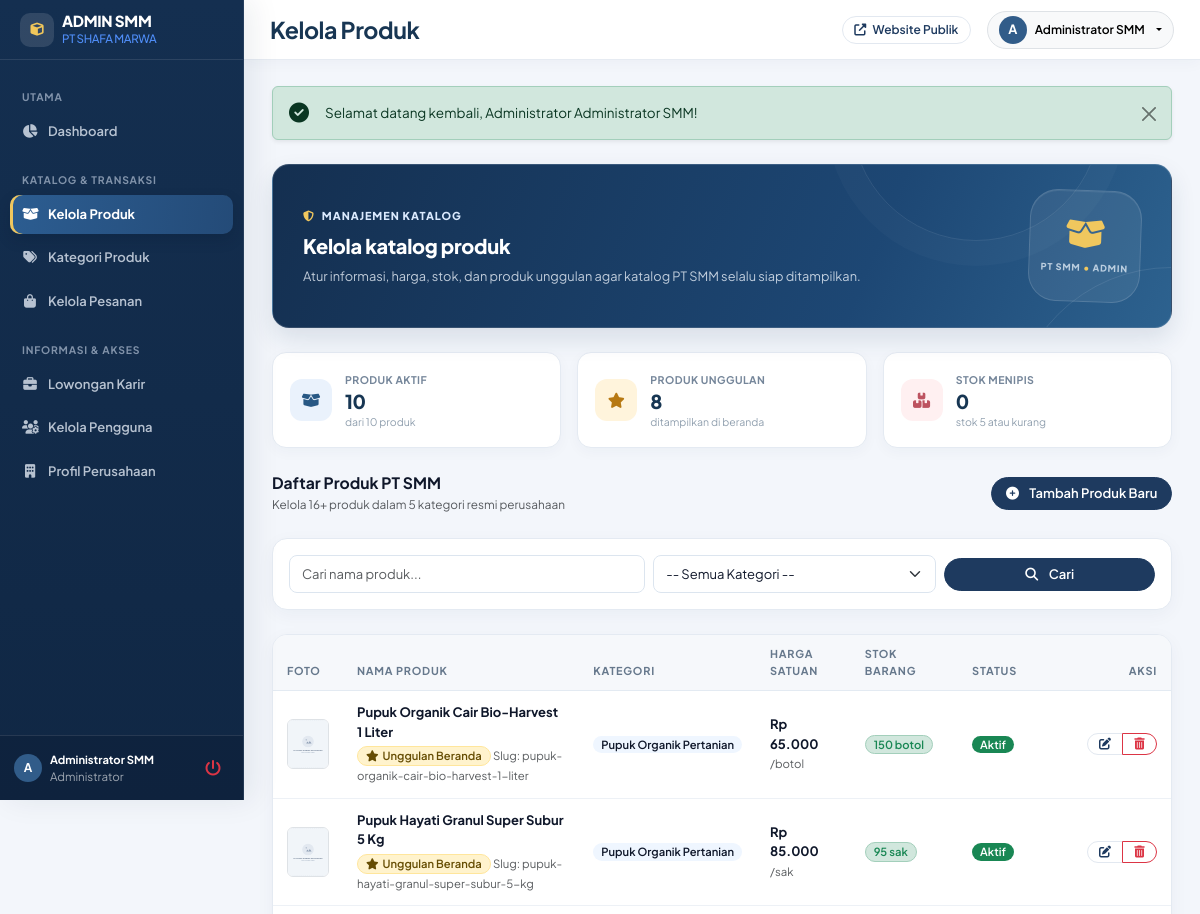
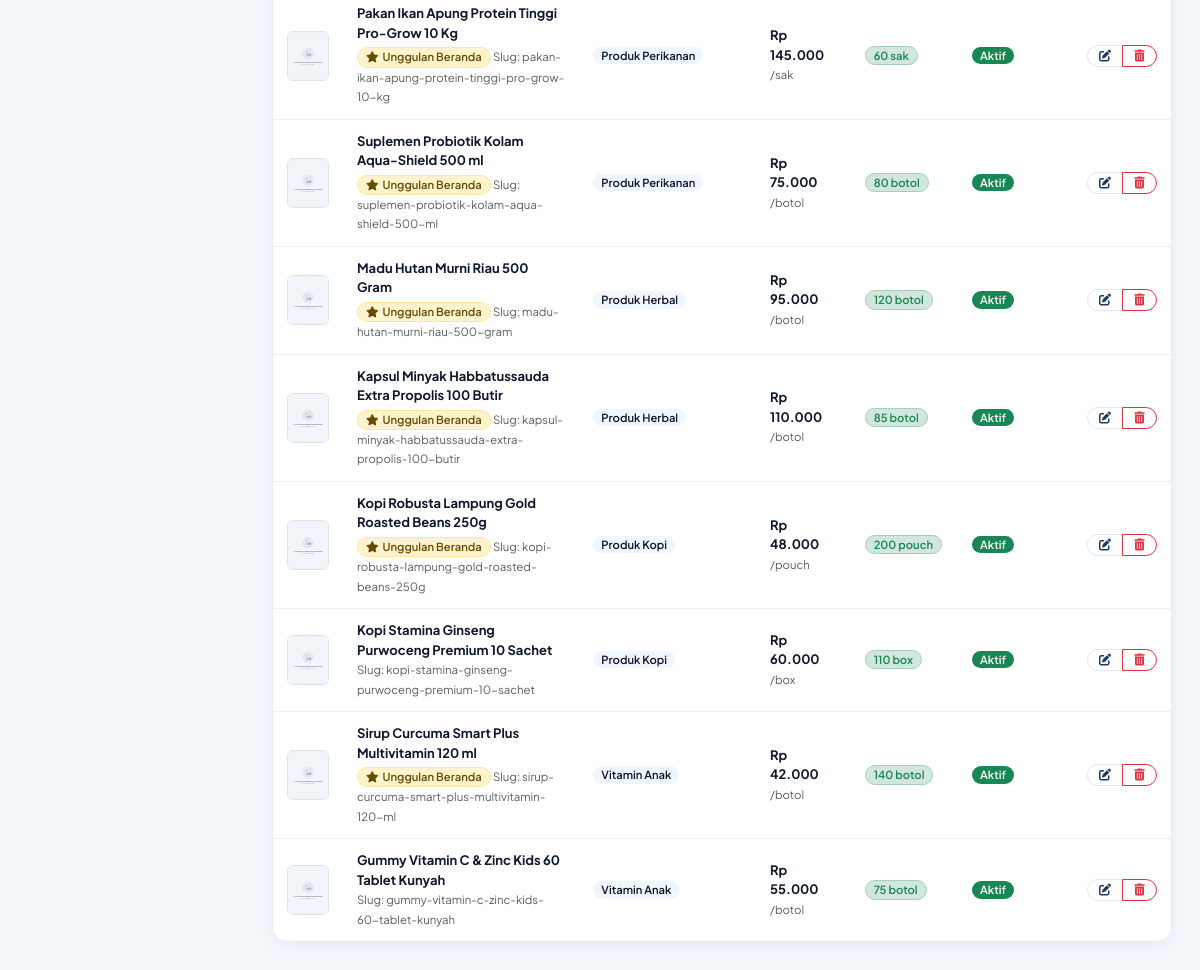
The page /frontend/admin/produk/index.php (signed in) on the database its author committed (2 pictures, top to bottom).
### tables this page shows
CREATE TABLE produk (
    id_produk BIGINT UNSIGNED AUTO_INCREMENT PRIMARY KEY,
    id_kategori INT UNSIGNED NOT NULL,
    nama_produk VARCHAR(150) NOT NULL,
    slug VARCHAR(180) NOT NULL UNIQUE,
    deskripsi TEXT DEFAULT NULL,
    harga DECIMAL(15,2) NOT NULL DEFAULT 0.00,
    stok INT UNSIGNED NOT NULL DEFAULT 0,
    satuan VARCHAR(30) DEFAULT 'pcs',
    gambar VARCHAR(255) DEFAULT NULL,
    status_produk ENUM('Aktif', 'Tidak Aktif') NOT NULL DEFAULT 'Aktif',
    tampil_di_beranda TINYINT(1) NOT NULL DEFAULT 0,
    dibuat_pada TIMESTAMP NOT NULL DEFAULT CURRENT_TIMESTAMP,
    diperbarui_pada TIMESTAMP NOT NULL DEFAULT CURRENT_TIMESTAMP
        ON UPDATE CURRENT_TIMESTAMP,
    CONSTRAINT fk_produk_kategori
        FOREIGN KEY (id_kategori) REFERENCES kategori(id_kategori)
        ON UPDATE CASCADE ON DELETE RESTRICT,
    INDEX idx_produk_kategori (id_kategori),
    INDEX idx_produk_status (status_produk)
);

CREATE TABLE kategori (
    id_kategori INT UNSIGNED AUTO_INCREMENT PRIMARY KEY,
    nama_kategori VARCHAR(100) NOT NULL UNIQUE,
    deskripsi TEXT DEFAULT NULL,
    dibuat_pada TIMESTAMP NOT NULL DEFAULT CURRENT_TIMESTAMP
);

### backend/helpers/helper.php (called while the page is built, shortened)
<?php
if (!function_exists('base_url')) {
    function base_url($path = '')
    {
        $base = defined('BASE_URL') ? BASE_URL : '/pt-smm/';
        return rtrim($base, '/') . '/' . ltrim($path, '/');
    }
}
if (!function_exists('asset_url')) {
    function asset_url($path = '')
    {
        return base_url('assets/' . ltrim($path, '/'));
    }
}
if (!function_exists('upload_url')) {
    function upload_url($folder, $filename)
    {
        $relPath = 'assets/uploads/' . trim($folder, '/') . '/' . basename($filename);
        $fullPath = __DIR__ . '/../../' . $relPath;
        return asset_url('images/no-image.svg');
    }
}
if (!function_exists('e')) {
    function e($str)
    {
        return htmlspecialchars((string)$str, ENT_QUOTES, 'UTF-8');
    }
}
if (!function_exists('format_rupiah')) {
    function format_rupiah($angka)
    {
        return 'Rp ' . number_format((float)$angka, 0, ',', '.');
    }
}

### frontend/admin/produk/index.php (the view, shortened to what this page needs)
<?php
require_once __DIR__ . '/../../../config/app.php';
$keyword         = isset($_GET['q']) ? sanitize($_GET['q']) : '';
$produk_list = [];
try {
    $sql = "
        SELECT p.*, k.nama_kategori
        FROM produk p
        JOIN kategori k ON p.id_kategori = k.id_kategori
        WHERE 1=1
    ";
    $params = [];
    $sql .= " ORDER BY p.dibuat_pada DESC";
    $stmt = $pdo->prepare($sql);
    $stmt->execute($params);
    $produk_list = $stmt->fetchAll();
} catch (PDOException $e) {
    $produk_list = [];
}
require_once __DIR__ . '/../../includes/admin-header.php';
?>
<div class="d-flex justify-content-between align-items-center mb-4 flex-wrap gap-3">
    <div>
        <h4 class="fw-bold text-navy mb-0">Daftar Produk PT SMM</h4>
        <small class="text-muted">Kelola 16+ produk dalam 5 kategori resmi perusahaan</small>
    </div>
    <a href="<?= base_url('frontend/admin/produk/tambah.php') ?>" class="btn btn-secondary-custom">
        <i class="fas fa-plus-circle me-1"></i> Tambah Produk Baru
    </a>
</div>
<div class="admin-card mb-4">
    <div class="p-3">
        <form action="<?= base_url('frontend/admin/produk/index.php') ?>" method="GET" class="row g-2 align-items-center">
            <div class="col-md-5">
                <input type="text" name="q" class="form-control" placeholder="Cari nama produk..." value="<?= e($keyword) ?>">
            </div>
            <div class="col-md-4">
                <select name="kategori" class="form-select">
                    <option value="0">-- Semua Kategori --</option>
                </select>
            </div>
            <div class="col-md-3 d-flex gap-2">
                <button type="submit" class="btn btn-primary flex-fill">
                    <i class="fas fa-search me-1"></i> Cari
                </button>
            </div>
        </form>
    </div>
</div>
<div class="admin-card">
    <div class="table-responsive">
        <table class="table admin-table align-middle">
            <thead>
                <tr>
                    <th style="width: 70px;">Foto</th>
                    <th>Nama Produk</th>
                    <th>Kategori</th>
                    <th>Harga Satuan</th>
                    <th>Stok Barang</th>
                    <th>Status</th>
                    <th class="text-end" style="width: 140px;">Aksi</th>
                </tr>
            </thead>
            <tbody>
                <?php if (empty($produk_list)): ?>
                    <tr>
                        <td colspan="7" class="text-center py-5 text-muted">
                            <i class="fas fa-box-open fa-3x mb-3 d-block opacity-50"></i>
                            Tidak ada produk yang cocok dengan pencarian.
                        </td>
                    </tr>
                <?php else: ?>
                    <?php foreach ($produk_list as $p): ?>
                        <tr>
                            <td>
                                <img src="<?= upload_url('produk', $p['gambar']) ?>" alt="<?= e($p['nama_produk']) ?>" class="rounded border" style="width: 50px; height: 50px; object-fit: cover;">
                            </td>
                            <td>
                                <div class="fw-bold text-navy"><?= e($p['nama_produk']) ?></div>
                                <?php if (!empty($p['tampil_di_beranda'])): ?>
                                    <span class="badge bg-warning-subtle text-warning-emphasis border border-warning-subtle mt-1"><i class="fas fa-star me-1"></i>Unggulan Beranda</span>
                                <?php endif; ?>
                                <small class="text-muted">Slug: <?= e($p['slug']) ?></small>
                            </td>
                            <td>
                                <span class="badge bg-subtle-blue text-navy"><?= e($p['nama_kategori']) ?></span>
                            </td>
                            <td>
                                <span class="fw-bold text-navy"><?= format_rupiah($p['harga']) ?></span>
                                <small class="text-muted">/<?= e($p['satuan']) ?></small>
                            </td>
                            <td>
                                <?php if ($p['stok'] > 10): ?>
                                    <span class="badge bg-success-subtle text-success border border-success-subtle"><?= $p['stok'] ?> <?= e($p['satuan']) ?></span>
                                <?php elseif ($p['stok'] > 0): ?>
                                    <span class="badge bg-warning-subtle text-warning-emphasis border border-warning-subtle"><?= $p['stok'] ?> (Menipis)</span>
                                <?php else: ?>
                                    <span class="badge bg-danger-subtle text-danger border border-danger-subtle">Habis</span>
                                <?php endif; ?>
                            </td>
                            <td>
                                <?php if ($p['status_produk'] === 'Aktif'): ?>
                                    <span class="badge bg-success">Aktif</span>
                                <?php else: ?>
                                    <span class="badge bg-secondary">Tidak Aktif</span>
                                <?php endif; ?>
                            </td>
                            <td class="text-end">
                                <div class="btn-group">
                                    <a href="<?= base_url('frontend/admin/produk/edit.php?id=' . $p['id_produk']) ?>" class="btn btn-sm btn-outline-primary" title="Edit">
                                        <i class="fas fa-edit"></i>
                                    </a>
                                    <a href="<?= base_url('backend/admin/proses-produk.php?aksi=hapus&id=' . $p['id_produk']) ?>" class="btn btn-sm btn-outline-danger btn-confirm-delete" data-confirm="Hapus produk '<?= e($p['nama_produk']) ?>'?" title="Hapus">
                                        <i class="fas fa-trash-alt"></i>
                                    </a>
                                </div>
                            </td>
                        </tr>
                    <?php endforeach; ?>
                <?php endif; ?>
            </tbody>
        </table>
    </div>
</div>
<?php require_once __DIR__ . '/../../includes/admin-footer.php'; ?>

### assets/css/style.css (style rules this page uses)
:root { --primary: #1e3a5f; --primary-hover: #1e3a8a; --secondary: #0f172a; --secondary-hover: #1e293b; --accent: #3b82f6; --accent-soft: #eff6ff; --bg-body: #ffffff; --bg-card: #ffffff; --bg-subtle: #f0f4ff; --text-main: #0f172a; --text-muted: #64748b; --text-light: #94a3b8; --border-color: #e2e8f0; --border-focus: #1e3a5f; --shadow-sm: 0 1px 3px rgba(0, 0, 0, 0.04); --shadow-md: 0 4px 14px rgba(0, 0, 0, 0.05); --shadow-lg: 0 10px 30px rgba(0, 0, 0, 0.06); --shadow-hover: 0 12px 30px rgba(30, 58, 95, 0.15); --radius-sm: 8px; --radius-md: 14px; --radius-lg: 24px; --radius-full: 9999px; --transition: all 0.25s cubic-bezier(0.16, 1, 0.3, 1); }
html { scroll-behavior: smooth; }
* { margin: 0; padding: 0; box-sizing: border-box; }
body { font-family: 'Plus Jakarta Sans', -apple-system, BlinkMacSystemFont, "Segoe UI", Roboto, sans-serif; font-size: 13.5px; line-height: 1.55; color: var(--text-main); background-color: var(--bg-body); -webkit-font-smoothing: antialiased; }
h4, .h4 { font-size: 0.98rem; font-weight: 700; line-height: 1.4; }
a { color: var(--primary); text-decoration: none; transition: var(--transition); }
img { max-width: 100%; height: auto; }
.text-navy { color: var(--text-main) !important; }
.bg-subtle-blue { background-color: var(--accent-soft) !important; }
.btn { font-weight: 600; font-size: 0.8125rem; padding: 0.42rem 1.05rem; border-radius: var(--radius-full); transition: var(--transition); display: inline-flex; align-items: center; justify-content: center; gap: 0.4rem; }
.btn-sm { font-size: 0.75rem !important; padding: 0.25rem 0.7rem !important; }
.btn-primary { background-color: var(--primary); border-color: var(--primary); color: #FFFFFF; }
.btn-outline-primary { color: var(--primary); border-color: var(--border-color); background-color: #ffffff; }
.btn-secondary-custom { background-color: var(--primary); border-color: var(--primary); color: #FFFFFF; }
.form-control, .form-select { border: 1px solid var(--border-color); border-radius: var(--radius-sm); padding: 0.42rem 0.8rem; font-size: 0.8125rem; color: var(--text-main); background-color: #FFFFFF; transition: var(--transition); min-height: 35px; }
.table th { font-size: 0.72rem; padding: 8px 12px; letter-spacing: 0.5px; text-transform: uppercase; }
.table td { font-size: 0.8125rem; padding: 8px 12px; vertical-align: middle; }
.badge { font-size: 0.7rem; padding: 3px 7px; font-weight: 600; border-radius: 9999px; }

### rows shown on the page
produk: nama_produk "Pupuk Organik Cair Bio-Harvest 1 Liter", tampil_di_beranda 1 (drawn), slug "pupuk-organik-cair-bio-harvest-1-liter", id_kategori.nama_kategori "Pupuk Organik Pertanian", harga "Rp 65.000", satuan "botol", stok "150", status_produk "Aktif"
produk: nama_produk "Pupuk Hayati Granul Super Subur 5 Kg", tampil_di_beranda 1 (drawn), slug "pupuk-hayati-granul-super-subur-5-kg", id_kategori.nama_kategori "Pupuk Organik Pertanian", harga "Rp 85.000", satuan "sak", stok "95", status_produk "Aktif"
produk: nama_produk "Pakan Ikan Apung Protein Tinggi Pro-Grow 10 Kg", tampil_di_beranda 1 (drawn), slug "pakan-ikan-apung-protein-tinggi-pro-grow-10-kg", id_kategori.nama_kategori "Produk Perikanan", harga "Rp 145.000", satuan "sak", stok "60", status_produk "Aktif"
produk: nama_produk "Suplemen Probiotik Kolam Aqua-Shield 500 ml", tampil_di_beranda 1 (drawn), slug "suplemen-probiotik-kolam-aqua-shield-500-ml", id_kategori.nama_kategori "Produk Perikanan", harga "Rp 75.000", satuan "botol", stok "80", status_produk "Aktif"
produk: nama_produk "Madu Hutan Murni Riau 500 Gram", tampil_di_beranda 1 (drawn), slug "madu-hutan-murni-riau-500-gram", id_kategori.nama_kategori "Produk Herbal", harga "Rp 95.000", satuan "botol", stok "120", status_produk "Aktif"
produk: nama_produk "Kapsul Minyak Habbatussauda Extra Propolis 100 Butir", tampil_di_beranda 1 (drawn), slug "kapsul-minyak-habbatussauda-extra-propolis-100-butir", id_kategori.nama_kategori "Produk Herbal", harga "Rp 110.000", satuan "botol", stok "85", status_produk "Aktif"
produk: nama_produk "Kopi Robusta Lampung Gold Roasted Beans 250g", tampil_di_beranda 1 (drawn), slug "kopi-robusta-lampung-gold-roasted-beans-250g", id_kategori.nama_kategori "Produk Kopi", harga "Rp 48.000", satuan "pouch", stok "200", status_produk "Aktif"
produk: nama_produk "Kopi Stamina Ginseng Purwoceng Premium 10 Sachet", slug "kopi-stamina-ginseng-purwoceng-premium-10-sachet", id_kategori.nama_kategori "Produk Kopi", harga "Rp 60.000", satuan "box", stok "110", status_produk "Aktif"
produk: nama_produk "Sirup Curcuma Smart Plus Multivitamin 120 ml", tampil_di_beranda 1 (drawn), slug "sirup-curcuma-smart-plus-multivitamin-120-ml", id_kategori.nama_kategori "Vitamin Anak", harga "Rp 42.000", satuan "botol", stok "140", status_produk "Aktif"
produk: nama_produk "Gummy Vitamin C & Zinc Kids 60 Tablet Kunyah", slug "gummy-vitamin-c-zinc-kids-60-tablet-kunyah", id_kategori.nama_kategori "Vitamin Anak", harga "Rp 55.000", satuan "botol", stok "75", status_produk "Aktif"

### other values the page prints
substr($admin_name ?? 'A', 0, 1) "A"
$admin_name "Administrator SMM"
$page_title "Kelola Produk"
substr($admin_name, 0, 1) "A"
$flash['pesan'] "Selamat datang kembali, Administrator Administrator SMM!"
$admin_hero['label'] "MANAJEMEN KATALOG"
$admin_hero['title'] "Kelola katalog produk"
$admin_hero['copy'] "Atur informasi, harga, stok, dan produk unggulan agar katalog PT SMM selalu siap ditampilkan."
$scorecard['label'] "PRODUK AKTIF"
$scorecard['value'] "10"
$scorecard['note'] "dari 10 produk"
$scorecard['label'] "PRODUK UNGGULAN"
$scorecard['value'] "8"
$scorecard['note'] "ditampilkan di beranda"
$scorecard['label'] "STOK MENIPIS"
